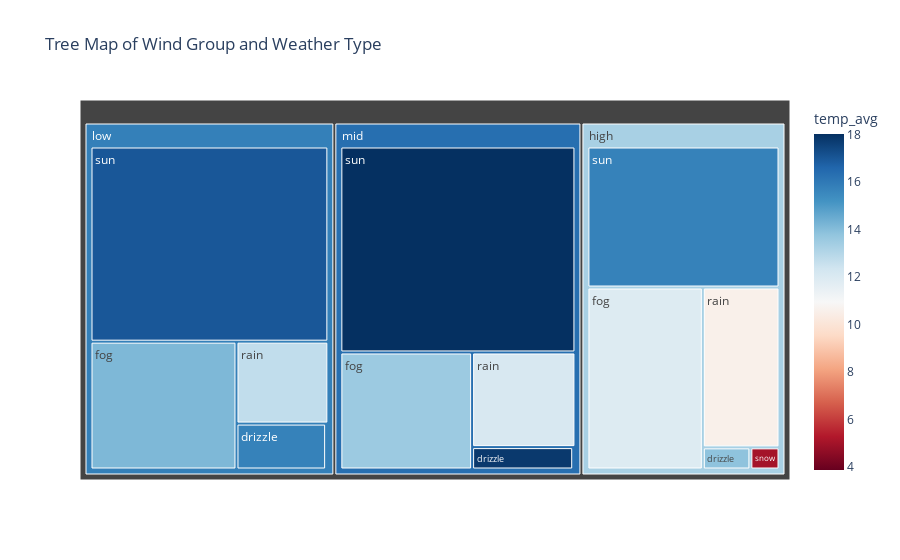

The notebook cell this image was saved under:
### Markdown cell above
##### Question 7 (5 pts)

Now use the demo on this page: https://plotly.com/python/treemaps/ to make a tree map for wind_group and weather type.

### Code cell
import plotly.express as px

# Create the wind_group variable
weather['wind_group'] = pd.qcut(weather['wind'], q=3, labels=['low', 'mid', 'high'])

# Create the tree map
fig = px.treemap(weather, path=['wind_group', 'weather'], values='temp_avg',
                 color='temp_avg', color_continuous_scale='RdBu',
                 title='Tree Map of Wind Group and Weather Type')

fig.show()

### Figure 1 — Plotly figure (JSON) as saved in the notebook; plotly's stock layout.template omitted (floating-point values rounded to 4 significant figures)
{"data": [{"branchvalues": "total", "customdata": [[15.73], [17.79], [13.83], [14.14], [13.56], [11.89], [12.71], [12.11], [10.57], [6.098], [3.865], [5.009], [16.99], [18.02], [15.73], [15.8], [16.34], [13.27]], "domain": {"x": [0, 1], "y": [0, 1]}, "hovertemplate": "labels=%{label}<br>temp_avg_sum=%{value}<br>parent=%{parent}<br>id=%{id}<br>temp_avg=%{color}<extra></extra>", "ids": ["low/drizzle", "mid/drizzle", "high/drizzle", "low/fog", "mid/fog", "high/fog", "low/rain", "mid/rain", "high/rain", "low/snow", "mid/snow", "high/snow", "low/sun", "mid/sun", "high/sun", "low", "mid", "high"], "labels": ["drizzle", "drizzle", "drizzle", "fog", "fog", "fog", "rain", "rain", "rain", "snow", "snow", "snow", "sun", "sun", "sun", "low", "mid", "high"], "marker": {"coloraxis": "coloraxis", "colors": [15.73, 17.79, 13.83, 14.14, 13.56, 11.89, 12.71, 12.11, 10.57, 6.098, 3.865, 5.009, 16.99, 18.02, 15.73, 15.8, 16.34, 13.27]}, "name": "", "parents": ["low", "mid", "high", "low", "mid", "high", "low", "mid", "high", "low", "mid", "high", "low", "mid", "high", "", "", ""], "type": "treemap", "values": [344.2, 189.4, 89.1, 1560.0, 1290.0, 1776.0, 629.2, 818.2, 1036.0, 8.55, 4.2, 54.55, 3882, 4051.0, 2291.0, 6424.0, 6353.0, 5247.0]}], "layout": {"coloraxis": {"colorbar": {"title": {"text": "temp_avg"}}, "colorscale": [[0, "rgb(103,0,31)"], [0.1, "rgb(178,24,43)"], [0.2, "rgb(214,96,77)"], [0.3, "rgb(244,165,130)"], [0.4, "rgb(253,219,199)"], [0.5, "rgb(247,247,247)"], [0.6, "rgb(209,229,240)"], [0.7, "rgb(146,197,222)"], [0.8, "rgb(67,147,195)"], [0.9, "rgb(33,102,172)"], [1, "rgb(5,48,97)"]]}, "legend": {"tracegroupgap": 0}, "title": {"text": "Tree Map of Wind Group and Weather Type"}}}
